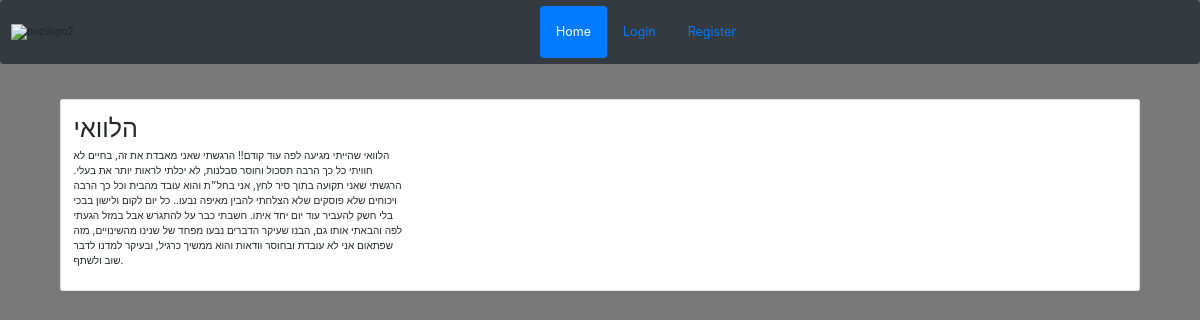
The page /stories/detail/1/ on the database its author committed.
### basic_app/models.py (models this page shows, shortened)
class stories_model(models.Model):
    from_email = models.EmailField(null=True)
    subject = models.CharField(max_length=300)
    text = models.TextField(max_length=5000, null=True)

### basic_app/views.py (the view)
# urls.py: path('stories/detail/<int:id>/', views.detail, name='detail'),
def detail(request, id):
    storie = stories_model.objects.get(id=id)
    context = {
        "story": storie
    }
    return render(request, 'basic_app/Menu/stories/detail.html', context)

### templates/basic_app/Menu/stories/detail.html (shortened to what this page needs)
{% extends 'basic_app/base.html' %}
{% block body_block %}
<div class ="container">
    <br>
    <div class ="card">
        <div class ="card-body">
            <div class ="row">
                <div class="col-md-4">
                    <h1>{{ story.subject }}</h1>
                    <p> {{ story.text}}</p>
                </div>
            </div>
        </div>
    </div>
</div>
{% endblock %}

### templates/basic_app/base.html (style rules this page uses)
body { background-color: rgb(120, 120, 120); }

### rows shown on the page
stories_model: subject "הלוואי", text "הלוואי שהייתי מגיעה לפה עוד קודם!! הרגשתי שאני מאבדת את זה, בחיים לא חוויתי כל כך הרבה תסכול וחוסר סבלנות, לא יכלתי לראות יותר את בעלי. הרגשתי שאני תקועה בתוך סיר לחץ, אני בחל״ת והוא עובד מהבית וכל כך הרבה ויכוחים שלא פוסקים שלא הצלחתי להבין מאיפה נבעו.. כל יום לקום ולישון בבכי בלי חשק להעביר עוד יום יחד איתו. חשבתי כבר על להתגרש אבל במזל הגעתי לפה והבאתי אותו גם, הבנו שעיקר הדברים נבעו מפחד של שנינו מהשינויים, מזה שפתאום אני לא עובדת ובחוסר וודאות והוא ממשיך כרגיל, ובעיקר למדנו לדבר שוב ולשתף."
